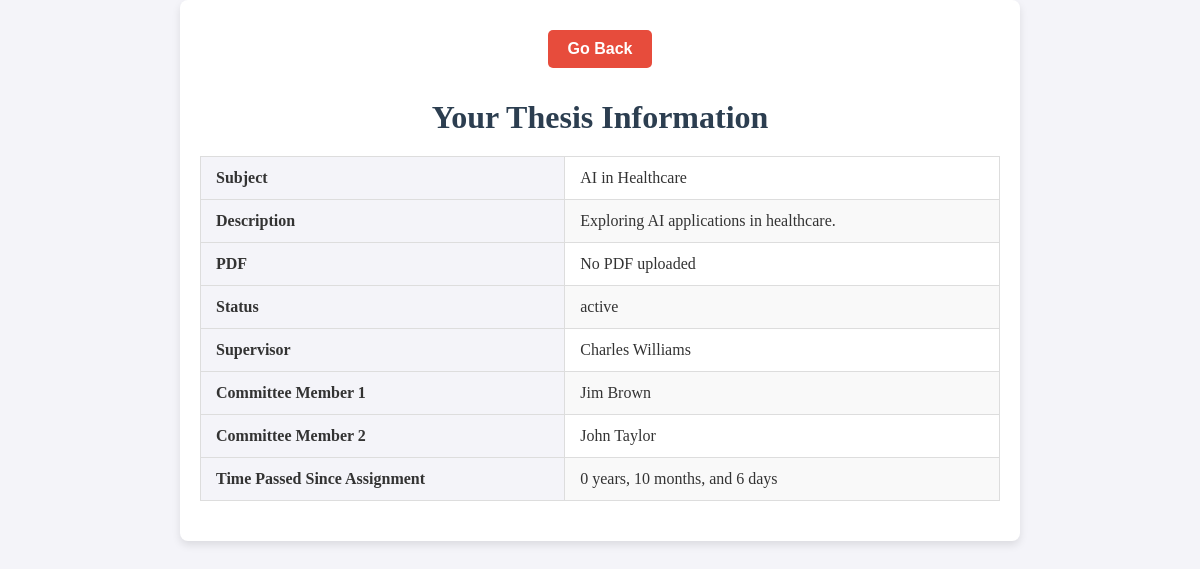
Page /st_dipl.php (signed in) on the committed database.
### tables this page shows
CREATE TABLE `thesis` (
  `thesisID` int(11) NOT NULL,
  `title` varchar(255) NOT NULL,
  `description` text NOT NULL,
  `status` enum('under assignment','active','under review','finalized','withdrawn') NOT NULL,
  `supervisorID` int(11) NOT NULL,
  `member1ID` int(11) DEFAULT NULL,
  `member2ID` int(11) DEFAULT NULL,
  `studentID` int(11) DEFAULT NULL,
  `finalGrade` decimal(2,1) DEFAULT NULL,
  `postedDate` date NOT NULL,
  `assignmentDate` date DEFAULT NULL,
  `completionDate` date DEFAULT NULL,
  `examinationDate` datetime DEFAULT NULL,
  `withdrawalDate` date DEFAULT NULL,
  `pdf` varchar(50) DEFAULT NULL,
  `withdrawn_comment` enum('from professor','from secretary') DEFAULT NULL,
  `general_assembly` varchar(20) DEFAULT NULL,
  `member1Grade` double(2,1) DEFAULT NULL,
  `member2Grade` double(2,1) DEFAULT NULL,
  `nemertes` varchar(50) DEFAULT NULL
);

CREATE TABLE `professors` (
  `Professor_ID` int(11) NOT NULL,
  `Name` varchar(50) NOT NULL,
  `Surname` varchar(50) NOT NULL,
  `Subject` varchar(100) DEFAULT NULL,
  `email` varchar(100) DEFAULT NULL,
  `mobile` varchar(15) DEFAULT NULL
);

### st_dipl.php (the view, shortened to what this page needs)
<?php
include 'access.php';
$studentID = $_SESSION['user_id'];
$query = "
    SELECT
        t.thesisID,
        t.title,
        t.description,
        t.pdf,
        t.status,
        t.assignmentDate,
        p1.Name AS supervisorName,
        p1.Surname AS supervisorSurname,
        p2.Name AS member1Name,
        p2.Surname AS member1Surname,
        p3.Name AS member2Name,
        p3.Surname AS member2Surname
    FROM Thesis t
    LEFT JOIN Professors p1 ON t.supervisorID = p1.Professor_ID
    LEFT JOIN Professors p2 ON t.member1ID = p2.Professor_ID
    LEFT JOIN Professors p3 ON t.member2ID = p3.Professor_ID
    WHERE t.studentID = ? AND t.status != 'withdrawn'
";
$stmt = $con->prepare($query);
$stmt->bind_param('i', $studentID);
$stmt->execute();
$result = $stmt->get_result();
$thesis = $result->fetch_assoc();
?>
<!DOCTYPE html>
<html lang="en">
<head>
    <link rel="stylesheet" href="lobby.css">
</head>
<body>
    <div class="container">
        <button class="go-back" onclick="window.location.href = 'student.php';">Go Back</button>
        <h1>Your Thesis Information</h1>
        <?php if ($thesis): ?>
            <table class="thesis-table">
                <tr>
                    <th>Subject</th>
                    <td><?= htmlspecialchars($thesis['title']) ?></td>
                </tr>
                <tr>
                    <th>Description</th>
                    <td><?= nl2br(htmlspecialchars($thesis['description'])) ?></td>
                </tr>
                <tr>
                    <th>PDF</th>
                    <td><?= $thesis['pdf'] ? "<a href='uploads/{$thesis['pdf']}' target='_blank'>Download</a>" : "No PDF uploaded" ?></td>
                </tr>
                <tr>
                    <th>Status</th>
                    <td><?= htmlspecialchars($thesis['status']) ?></td>
                </tr>
                <tr>
                    <th>Supervisor</th>
                    <td><?= htmlspecialchars($thesis['supervisorName'] . " " . $thesis['supervisorSurname']) ?></td>
                </tr>
                <tr>
                    <th>Committee Member 1</th>
                    <td><?= $thesis['member1Name'] ? htmlspecialchars($thesis['member1Name'] . " " . $thesis['member1Surname']) : "Vacant" ?></td>
                </tr>
                <tr>
                    <th>Committee Member 2</th>
                    <td><?= $thesis['member2Name'] ? htmlspecialchars($thesis['member2Name'] . " " . $thesis['member2Surname']) : "Vacant" ?></td>
                </tr>
                <tr>
                    <th>Time Passed Since Assignment</th>
                    <td>
                        <?php
                        if ($thesis['assignmentDate']) {
                            $now = new DateTime();
                            $assignmentDate = new DateTime($thesis['assignmentDate']);
                            $interval = $now->diff($assignmentDate);
                            echo $interval->format('%y years, %m months, and %d days');
                        } else {
                            echo "Not yet assigned";
                        }
                        ?>
                    </td>
                </tr>
            </table>
        <?php else: ?>
            <p class="no-thesis">No thesis assigned to you at the moment.</p>
        <?php endif; ?>
    </div>
</body>
</html>

### lobby.css (style rules this page uses)
body { font-family: 'Georgia', serif; background-color: #f4f4f9; color: #333; margin: 0; padding: 0; }
.container { max-width: 800px; margin: 0 auto; padding: 20px; text-align: center; background-color: #fff; box-shadow: 0 4px 8px rgba(0, 0, 0, 0.1); border-radius: 8px; }
h1 { color: #2c3e50; font-size: 2em; font-weight: bold; margin-bottom: 20px; }
button { background-color: #2c3e50; color: #fff; font-size: 1em; padding: 10px 20px; margin: 10px; border: none; border-radius: 5px; cursor: pointer; transition: background-color 0.3s; }
.go-back { background-color: #e74c3c; font-weight: bold; }

### st_dipl.php (style rules this page uses)
.thesis-table, .examination-table { width: 100%; border-collapse: collapse; margin: 20px 0; font-size: 1em; text-align: left; }
.thesis-table th, .thesis-table td, .examination-table th, .examination-table td { padding: 12px 15px; border: 1px solid #ddd; }
.thesis-table th, .examination-table th { background-color: #f4f4f9; font-weight: bold; }
.thesis-table tr:nth-child(even), .examination-table tr:nth-child(even) { background-color: #f9f9f9; }
.thesis-table tr:nth-child(odd), .examination-table tr:nth-child(odd) { background-color: #fff; }

### rows in the picture
thesis: title "AI in Healthcare", description "Exploring AI applications in healthcare.", status "active", supervisorID.Surname "Charles Williams", member1ID.Surname "Jim Brown", member2ID.Surname "John Taylor", assignmentDate "0 years, 10 months, and 6 days"
